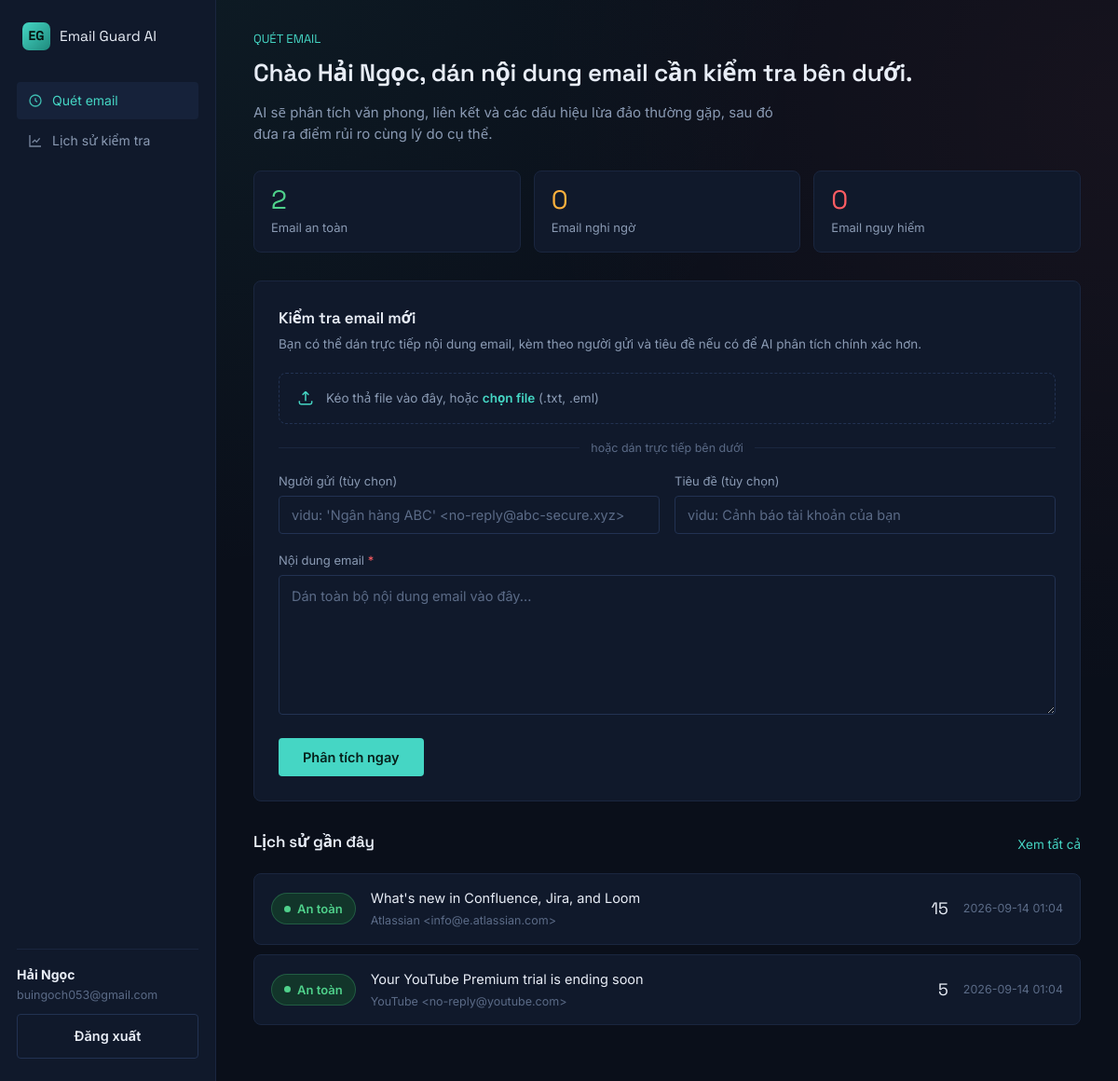
The app's page /dashboard (signed in) with its own data.
### tables this page shows
CREATE TABLE users (
            id            INTEGER PRIMARY KEY AUTOINCREMENT,
            full_name     TEXT NOT NULL,
            email         TEXT NOT NULL UNIQUE,
            password_hash TEXT NOT NULL,
            created_at    TEXT NOT NULL
        );

CREATE TABLE checks (
            id            INTEGER PRIMARY KEY AUTOINCREMENT,
            user_id       INTEGER NOT NULL,
            sender        TEXT,
            subject       TEXT,
            content       TEXT NOT NULL,
            score         INTEGER NOT NULL,
            risk_level    TEXT NOT NULL,
            reasons       TEXT,
            checked_at    TEXT NOT NULL,
            FOREIGN KEY (user_id) REFERENCES users (id) ON DELETE CASCADE
        );

### app.py (the view)
@app.route("/dashboard")
@login_required
def dashboard():
    history_rows = db.get_history(session["user_id"], limit=8)
    stats = db.get_stats(session["user_id"])
    return render_template("dashboard.html", recent_history=history_rows, stats=stats)

### app.py (called while the page is built)
def login_required(view_func):
    @wraps(view_func)
    def wrapped(*args, **kwargs):
        if "user_id" not in session:
            if request.path.startswith("/api/"):
                return jsonify({"error": "Phiên đăng nhập đã hết hạn, vui lòng đăng nhập lại."}), 401
            return redirect(url_for("login", next=request.path))
        return view_func(*args, **kwargs)
    return wrapped

@app.context_processor
def inject_user():
    user = None
    if "user_id" in session:
        user = db.get_user_by_id(session["user_id"])
    return {"current_user": user}

### database.py (called while the page is built)
def get_connection():
    os.makedirs(os.path.dirname(DB_PATH), exist_ok=True)
    conn = sqlite3.connect(DB_PATH)
    conn.execute("PRAGMA foreign_keys = ON")
    conn.row_factory = sqlite3.Row
    return conn

def get_user_by_id(user_id: int):
    conn = get_connection()
    row = conn.execute("SELECT * FROM users WHERE id = ?", (user_id,)).fetchone()
    conn.close()
    return row

def get_history(user_id: int, limit: int = 100):
    conn = get_connection()
    rows = conn.execute(
        "SELECT * FROM checks WHERE user_id = ? ORDER BY id DESC LIMIT ?",
        (user_id, limit),
    ).fetchall()
    conn.close()
    return rows

def get_stats(user_id: int):
    conn = get_connection()
    rows = conn.execute(
        "SELECT risk_level, COUNT(*) as c FROM checks WHERE user_id = ? GROUP BY risk_level",
        (user_id,),
    ).fetchall()
    conn.close()
    stats = {"An toàn": 0, "Nghi ngờ": 0, "Nguy hiểm": 0}
    for r in rows:
        stats[r["risk_level"]] = r["c"]
    return stats

### templates/dashboard.html (shortened to what this page needs)
{% extends "base.html" %}
{% block body %}
<div class="app-shell">
  {% include "_sidebar.html" %}
  <main class="main">
    <div class="page-head">
      <div class="eyebrow">QUÉT EMAIL</div>
      <h1>Chào {{ current_user['full_name'] }}, dán nội dung email cần kiểm tra bên dưới.</h1>
      <p>AI sẽ phân tích văn phong, liên kết và các dấu hiệu lừa đảo thường gặp, sau đó đưa ra điểm rủi ro cùng lý do cụ thể.</p>
    </div>
    <div class="stat-row">
      <div class="stat-tile safe">
        <div class="n">{{ stats.get('An toàn', 0) }}</div>
        <div class="l">Email an toàn</div>
      </div>
      <div class="stat-tile warn">
        <div class="n">{{ stats.get('Nghi ngờ', 0) }}</div>
        <div class="l">Email nghi ngờ</div>
      </div>
      <div class="stat-tile danger">
        <div class="n">{{ stats.get('Nguy hiểm', 0) }}</div>
        <div class="l">Email nguy hiểm</div>
      </div>
    </div>
    <section class="scan-panel">
      <h2>Kiểm tra email mới</h2>
      <p class="hint">Bạn có thể dán trực tiếp nội dung email, kèm theo người gửi và tiêu đề nếu có để AI phân tích chính xác hơn.</p>
      <form id="scan-form">
        <div class="upload-row">
          <label for="file-upload" class="upload-dropzone" id="upload-dropzone">
            <svg width="20" height="20" viewBox="0 0 24 24" fill="none" stroke="currentColor" stroke-width="1.8">
              <path d="M12 16V4M12 4l-4 4M12 4l4 4"/>
              <path d="M4 16v2a2 2 0 0 0 2 2h12a2 2 0 0 0 2-2v-2"/>
            </svg>
            <span class="upload-text">Kéo thả file vào đây, hoặc <strong>chọn file</strong> (.txt, .eml)</span>
          </label>
        </div>
        <div class="divider-or"><span>hoặc dán trực tiếp bên dưới</span></div>
        <div class="grid-2">
          <div class="field">
            <label for="sender">Người gửi (tùy chọn)</label>
            <input type="text" id="sender" name="sender" placeholder="vidu: 'Ngân hàng ABC' <no-reply@abc-secure.xyz>">
          </div>
          <div class="field">
            <label for="subject">Tiêu đề (tùy chọn)</label>
            <input type="text" id="subject" name="subject" placeholder="vidu: Cảnh báo tài khoản của bạn">
          </div>
        </div>
        <div class="field">
          <label for="content">Nội dung email <span style="color: var(--danger)">*</span></label>
          <textarea id="content" name="content" placeholder="Dán toàn bộ nội dung email vào đây..." required></textarea>
        </div>
        <div class="scan-actions">
          <button type="submit" class="btn btn-primary" id="scan-btn">Phân tích ngay</button>
        </div>
      </form>
    </section>
    <section>
      <div style="display:flex; align-items:center; justify-content:space-between; margin-bottom:14px;">
        <h2 style="font-size:17px;">Lịch sử gần đây</h2>
        <a href="{{ url_for('history_page') }}" style="font-size:13.5px;">Xem tất cả</a>
      </div>
      {% if recent_history %}
      <div class="history-list">
        {% for item in recent_history %}
        <div class="history-item">
          <div class="risk-pill {% if item['risk_level'] == 'An toàn' %}safe{% elif item['risk_level'] == 'Nghi ngờ' %}warn{% else %}danger{% endif %}">
            <span class="dot"></span>{{ item['risk_level'] }}
          </div>
          <div>
            <div class="subj">{{ item['subject'] or '(Không có tiêu đề)' }}</div>
            <div class="meta">{{ item['sender'] or 'Không rõ người gửi' }}</div>
          </div>
          <div class="score-mini">{{ item['score'] }}</div>
          <div class="when">{{ item['checked_at'][:16].replace('T', ' ') }}</div>
        </div>
        {% endfor %}
      </div>
      {% else %}
      <div class="empty-state">
        <p style="margin:0;">Bạn chưa kiểm tra email nào. Hãy dán một email vào ô phía trên để bắt đầu.</p>
      </div>
      {% endif %}
    </section>
  </main>
</div>
{% endblock %}

### templates/base.html (shortened to what this page needs)
<!DOCTYPE html>
<html lang="vi">
<head>
<link rel="stylesheet" href="{{ url_for('static', filename='css/style.css') }}">
</head>
<body>
{% block body %}{% endblock %}
</body>
</html>

### templates/_sidebar.html
<aside class="sidebar">
  <div class="brand">
    <span class="brand-mark">EG</span>
    Email Guard AI
  </div>
  <ul class="nav-list">
    <li>
      <a href="{{ url_for('dashboard') }}" class="{{ 'active' if request.endpoint == 'dashboard' }}">
        <svg width="16" height="16" viewBox="0 0 24 24" fill="none" stroke="currentColor" stroke-width="2"><circle cx="12" cy="12" r="9"/><path d="M12 8v4l3 2"/></svg>
        Quét email
      </a>
    </li>
    <li>
      <a href="{{ url_for('history_page') }}" class="{{ 'active' if request.endpoint == 'history_page' }}">
        <svg width="16" height="16" viewBox="0 0 24 24" fill="none" stroke="currentColor" stroke-width="2"><path d="M3 3v18h18"/><path d="M7 15l4-4 3 3 5-6"/></svg>
        Lịch sử kiểm tra
      </a>
    </li>
  </ul>
  <div class="sidebar-user">
    <div class="who">
      <strong>{{ current_user['full_name'] }}</strong>
      <span>{{ current_user['email'] }}</span>
    </div>
    <a href="{{ url_for('logout') }}" class="btn btn-ghost" style="width:100%; text-align:center;">Đăng xuất</a>
  </div>
</aside>

### records on screen
users: full_name "Hải Ngọc", email "buingoch053@gmail.com"
checks: risk_level "An toàn", subject "What's new in Confluence, Jira, and Loom", sender "Atlassian <info@e.atlassian.com>", score "15", checked_at "2026-09-14 01:04"
checks: risk_level "An toàn", subject "Your YouTube Premium trial is ending soon", sender "YouTube <no-reply@youtube.com>", score "5", checked_at "2026-09-14 01:04"

### other values on screen
{{ stats.get('An toàn', 0) }} "2"
{{ stats.get('Nghi ngờ', 0) }} "0"
{{ stats.get('Nguy hiểm', 0) }} "0"
